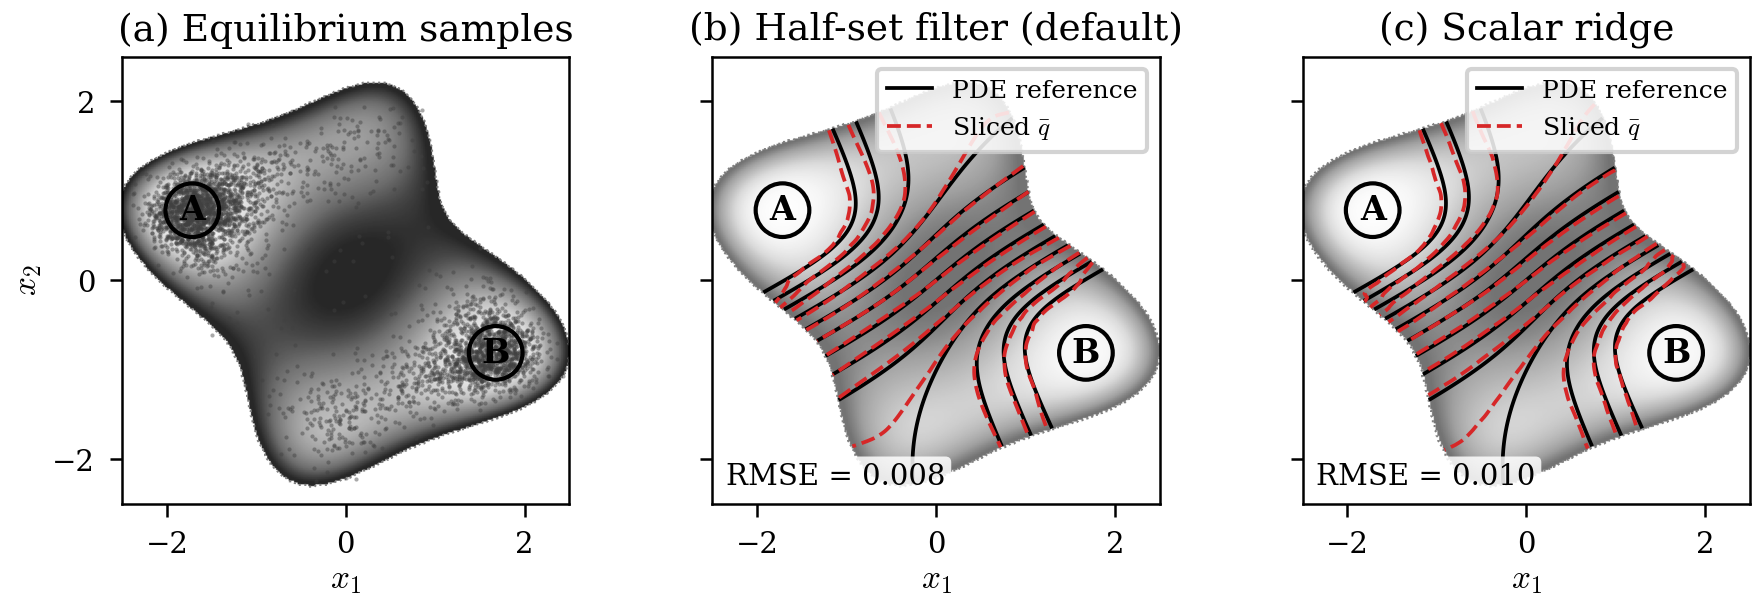

Write Python code to recreate this figure.
"""The sliced committor on the rotated Wolfe-Quapp 2D potential, step by step.

    1. Input contract: an (N, dim) sample array and two boolean basin masks.
    2. Slices: ``compute_sliced_committor`` returns the slice basis, a
       ``SlicedCommittorResult`` (``result.summary()`` describes it).
    3. Weights: ``solve_weights`` under the two ridge rules, the half-set
       spectral filter (the default) and the closed-form scalar ridge, with
       the Dirichlet energy and the moment gap of each.
    4. The callable: ``build_committor`` returns ``q(x)``; ``rescale_transition``
       is the affine post-processor the paper's figures use.
    5. Cross-check against a converged 300 x 300 Jacobi PDE committor.
    6. The paper's figure-1 layout.

Settings match paper figure 1 (Petersen et al., 2026) on the benchmark of
Bonati, Zhang and Parrinello (PNAS 2019):
    U(x', y') = x'^4 + y'^4 - 2 x'^2 - 4 y'^2 + x' y' + 0.3 x' + 0.1 y'
at coordinates rotated by theta = -0.15 pi, basins of radius 0.3 around
the two deepest minima, beta = 1, N = 100 000 samples, M = 256 directions.

Runtime on CPU: about 2-3 minutes (the PDE baseline is most of it).

Run:
    python 01_wolfe_quapp_2d.py
"""

from __future__ import annotations

import jax
import jax.numpy as jnp
import matplotlib.pyplot as plt
import numpy as np
from matplotlib.lines import Line2D
from matplotlib.patches import Circle
from scipy.interpolate import RegularGridInterpolator
from scipy.special import expit

jax.config.update("jax_enable_x64", True)  # the weight solve needs float64

from _wolfe_quapp import (
    BETA,
    CENTRE_A,
    CENTRE_B,
    DOMAIN,
    DOUBLE_COL,
    HIGHLIGHT,
    N_BINS,
    N_DIRECTIONS,
    N_SAMPLE_GRID,
    N_SAMPLES,
    PDE_N_GRID,
    PDE_TOL,
    SEED,
    SOLVER_KWARGS,
    STATE_RADIUS,
    apply_paper_style,
    boltzmann_samples,
    jacobi_committor_2d,
    potential,
)

import sliced_committor as sc

apply_paper_style()

# log-spaced iso-committor levels for the overlay
CONTOUR_LEVELS = list(expit(np.linspace(np.log(0.01 / 0.99), np.log(0.99 / 0.01), 13)))


def main():
    # ------------------------------------------------------------------------
    # 1. (N, dim) samples and two boolean basin masks
    # ------------------------------------------------------------------------
    print("[1] Generating samples...")
    samples = boltzmann_samples()
    in_A = np.linalg.norm(samples - CENTRE_A, axis=1) < STATE_RADIUS
    in_B = np.linalg.norm(samples - CENTRE_B, axis=1) < STATE_RADIUS
    print(f"    samples.shape = {samples.shape}, |A| = {in_A.sum():,}, |B| = {in_B.sum():,}")
    X, mA, mB = jnp.asarray(samples), jnp.asarray(in_A), jnp.asarray(in_B)

    # ------------------------------------------------------------------------
    # 2. the slice basis
    # ------------------------------------------------------------------------
    print(f"\n[2] compute_sliced_committor(M={N_DIRECTIONS}, n_bins={N_BINS})...")
    result = sc.compute_sliced_committor(
        X, in_A=mA, in_B=mB, n_directions=N_DIRECTIONS, n_bins=N_BINS, seed=SEED, **SOLVER_KWARGS
    )
    print(result.summary())
    print(
        f"    directions {tuple(result.directions.shape)}, 1D committors "
        f"{tuple(result.committors_1d.shape)}, valid slices "
        f"{int(result.valid_mask.sum())}/{result.valid_mask.shape[0]}"
    )

    # ------------------------------------------------------------------------
    # 3. the weights under the two ridge rules
    # ------------------------------------------------------------------------
    print("\n[3] solve_weights:")
    weights = {
        "halfset": sc.solve_weights(result),  # tikhonov="halfset_eigen", the default
        "auto": sc.solve_weights(result, tikhonov="auto"),  # the closed-form scalar ridge
    }
    for name, w in weights.items():
        arr = np.asarray(w.w)
        print(
            f"    {name:>8s}: energy w^T G w = {w.dirichlet_energy:.5f}, moment gap R = "
            f"{w.moment_gap:.4f}, cond = {w.cond:.3f}, ridge = {w.ridge:.2e}, "
            f"#negative weights = {int((arr < 0).sum())}, c = {w.c:+.4f}"
        )
    print("    (lower energy is closer to the true committor; no reference needed)")

    # ------------------------------------------------------------------------
    # 4. the callable committor
    # ------------------------------------------------------------------------
    print("\n[4] build_committor:")
    q = {name: sc.build_committor(result, w) for name, w in weights.items()}
    probe = jnp.asarray(
        [[0.0, 0.0], CENTRE_A + np.array([0.5, 0.0]), CENTRE_B - np.array([0.5, 0.0])]
    )
    for pt, qv in zip(np.asarray(probe), np.asarray(q["halfset"](probe))):
        print(f"    q({pt[0]:+.2f}, {pt[1]:+.2f}) = {qv:.4f}")

    # the display grid; basin masks snap q to 0 / 1, rescale_transition stretches
    # the transition region so the boundary values are exactly 0 and 1 (figures only)
    xs = np.linspace(*DOMAIN, N_SAMPLE_GRID)
    EX, EY = np.meshgrid(xs, xs, indexing="xy")
    pts = jnp.asarray(np.stack([EX.ravel(), EY.ravel()], axis=1))
    grid_A = np.linalg.norm(np.asarray(pts) - CENTRE_A, axis=1) < STATE_RADIUS
    grid_B = np.linalg.norm(np.asarray(pts) - CENTRE_B, axis=1) < STATE_RADIUS
    q_grid = {
        name: np.asarray(
            sc.rescale_transition(fn(pts, in_A=grid_A, in_B=grid_B), grid_A, grid_B)
        ).reshape(EX.shape)
        for name, fn in q.items()
    }

    # ------------------------------------------------------------------------
    # 5. the PDE cross-check
    # ------------------------------------------------------------------------
    print(f"\n[5] PDE baseline ({PDE_N_GRID}x{PDE_N_GRID}, tol={PDE_TOL:.0e})...")
    q_pde_raw, X_pde, Y_pde, pde_iters, pde_delta = jacobi_committor_2d()
    print(f"    converged in {pde_iters:,} iterations; final max|dq| = {pde_delta:.2e}")
    interp = RegularGridInterpolator(
        (Y_pde[:, 0], X_pde[0, :]),
        q_pde_raw,
        method="linear",
        bounds_error=False,
        fill_value=np.nan,
    )
    q_pde = interp(np.stack([EY.ravel(), EX.ravel()], axis=1)).reshape(EX.shape)
    rho = np.exp(-BETA * potential(EX, EY))
    mask = (rho > 1e-3 * rho.max()) & np.isfinite(q_pde)
    rmse = {
        name: float(np.sqrt(np.nanmean((qg - q_pde)[mask] ** 2))) for name, qg in q_grid.items()
    }
    print(
        "    RMSE on the density-masked transition region: "
        + ", ".join(f"{k} = {v:.4f}" for k, v in rmse.items())
    )

    # ------------------------------------------------------------------------
    # 6. the figure
    # ------------------------------------------------------------------------
    print("\n[6] Plotting...")
    F = BETA * potential(EX, EY)
    F -= F[mask].min()
    F_vmax = np.percentile(F[mask], 92)
    F_plot = np.where(mask, F, np.nan)
    q_pde_m = np.where(mask, q_pde, np.nan)

    fig, (ax_a, ax_b, ax_c) = plt.subplots(
        1, 3, figsize=(DOUBLE_COL, 2.40), gridspec_kw=dict(wspace=0.32)
    )

    def backdrop(ax, alpha):
        ax.imshow(
            F_plot,
            origin="lower",
            extent=[*DOMAIN, *DOMAIN],
            cmap="Greys",
            vmin=0,
            vmax=F_vmax,
            aspect="auto",
            alpha=alpha,
        )
        ax.contour(
            EX,
            EY,
            mask.astype(float),
            levels=[0.5],
            colors="grey",
            linewidths=0.5,
            linestyles=":",
            zorder=2,
        )

    def basins(ax):
        for centre, lab in zip((CENTRE_A, CENTRE_B), ("A", "B")):
            ax.add_patch(
                Circle(centre, STATE_RADIUS, fill=False, edgecolor="black", linewidth=1.0, zorder=5)
            )
            ax.text(*centre, lab, ha="center", va="center", fontsize=8, fontweight="bold", zorder=6)

    def frame(ax):
        ax.set_xlim(DOMAIN)
        ax.set_ylim(DOMAIN)
        ax.set_aspect("equal")
        ax.set_xticks([-2, 0, 2])
        ax.set_yticks([-2, 0, 2])
        ax.set_xlabel(r"$x_1$", labelpad=1)

    backdrop(ax_a, alpha=0.85)
    show = np.random.default_rng(0).choice(N_SAMPLES, size=4000, replace=False)
    ax_a.scatter(samples[show, 0], samples[show, 1], s=1, c="0.25", alpha=0.45, zorder=3, lw=0)
    basins(ax_a)
    frame(ax_a)
    ax_a.set_ylabel(r"$x_2$", labelpad=2)
    ax_a.set_title("(a) Equilibrium samples", pad=4)

    def overlay(ax, name, title):
        backdrop(ax, alpha=0.55)
        ax.contour(EX, EY, q_pde_m, levels=CONTOUR_LEVELS, colors="black", linewidths=0.9, zorder=3)
        ax.contour(
            EX,
            EY,
            np.where(mask, q_grid[name], np.nan),
            levels=CONTOUR_LEVELS,
            colors=HIGHLIGHT,
            linewidths=0.9,
            linestyles="--",
            zorder=4,
        )
        basins(ax)
        ax.legend(
            handles=[
                Line2D([0], [0], color="black", lw=0.9, label="PDE reference"),
                Line2D([0], [0], color=HIGHLIGHT, lw=0.9, ls="--", label=r"Sliced $\bar q$"),
            ],
            loc="upper right",
            fontsize=6,
            framealpha=0.85,
            handlelength=1.8,
        )
        ax.text(
            0.03,
            0.03,
            f"RMSE = {rmse[name]:.3f}",
            transform=ax.transAxes,
            fontsize=7,
            ha="left",
            va="bottom",
            bbox=dict(boxstyle="round,pad=0.2", facecolor="white", alpha=0.85, edgecolor="none"),
        )
        frame(ax)
        ax.set_title(title, pad=4)

    overlay(ax_b, "halfset", "(b) Half-set filter (default)")
    overlay(ax_c, "auto", "(c) Scalar ridge")
    ax_b.tick_params(labelleft=False)
    ax_c.tick_params(labelleft=False)

    out = "01_wolfe_quapp_2d.png"
    fig.savefig(out)
    fig.savefig(out.replace(".png", ".pdf"))
    print(f"saved plot to {out} (+ .pdf)")


if __name__ == "__main__":
    main()
